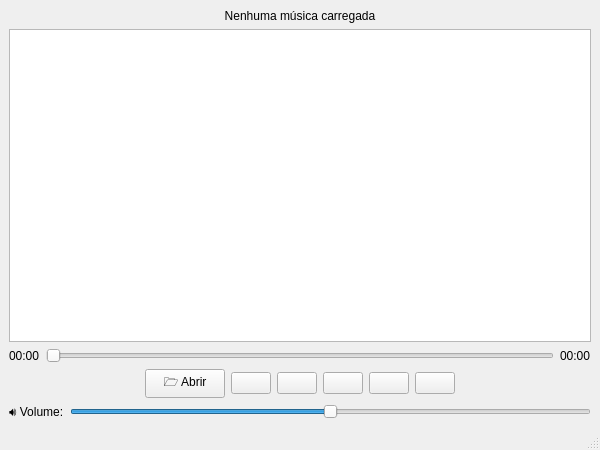
<?xml version="1.0" encoding="UTF-8"?>
<ui version="4.0">
 <class>MainWindow</class>
 <widget class="QMainWindow" name="MainWindow">
  <property name="geometry">
   <rect>
    <x>0</x>
    <y>0</y>
    <width>600</width>
    <height>450</height>
   </rect>
  </property>
  <property name="windowTitle">
   <string>🎵 Horizon Media Player</string>
  </property>
  <widget class="QWidget" name="centralwidget">
   <layout class="QVBoxLayout" name="layout_principal">
    <item>
     <widget class="QLabel" name="label_musica">
      <property name="text">
       <string>Nenhuma música carregada</string>
      </property>
      <property name="alignment">
       <set>Qt::AlignmentFlag::AlignCenter</set>
      </property>
     </widget>
    </item>
    <item>
     <widget class="QListWidget" name="lista_musicas"/>
    </item>
    <item>
     <layout class="QHBoxLayout" name="linha_progresso">
      <item>
       <widget class="QLabel" name="label_tempo_atual">
        <property name="text">
         <string>00:00</string>
        </property>
       </widget>
      </item>
      <item>
       <widget class="QSlider" name="slider_posicao">
        <property name="maximum">
         <number>0</number>
        </property>
        <property name="orientation">
         <enum>Qt::Orientation::Horizontal</enum>
        </property>
       </widget>
      </item>
      <item>
       <widget class="QLabel" name="label_tempo_total">
        <property name="text">
         <string>00:00</string>
        </property>
       </widget>
      </item>
     </layout>
    </item>
    <item>
     <layout class="QHBoxLayout" name="barra_botoes">
      <item>
       <spacer name="spacer_esquerda">
        <property name="orientation">
         <enum>Qt::Orientation::Horizontal</enum>
        </property>
        <property name="sizeHint" stdset="0">
         <size>
          <width>40</width>
          <height>20</height>
         </size>
        </property>
       </spacer>
      </item>
      <item>
       <widget class="QPushButton" name="btn_abrir">
        <property name="toolTip">
         <string>Abrir músicas</string>
        </property>
        <property name="text">
         <string>🗁 Abrir</string>
        </property>
       </widget>
      </item>
      <item>
       <widget class="QPushButton" name="btn_retroceder">
        <property name="toolTip">
         <string>Retroceder 10s</string>
        </property>
        <property name="text">
         <string/>
        </property>
       </widget>
      </item>
      <item>
       <widget class="QPushButton" name="btn_play">
        <property name="toolTip">
         <string>Play</string>
        </property>
        <property name="text">
         <string/>
        </property>
       </widget>
      </item>
      <item>
       <widget class="QPushButton" name="btn_pause">
        <property name="toolTip">
         <string>Pause</string>
        </property>
        <property name="text">
         <string/>
        </property>
       </widget>
      </item>
      <item>
       <widget class="QPushButton" name="btn_parar">
        <property name="toolTip">
         <string>Parar</string>
        </property>
        <property name="text">
         <string/>
        </property>
       </widget>
      </item>
      <item>
       <widget class="QPushButton" name="btn_avancar">
        <property name="toolTip">
         <string>Avançar 10s</string>
        </property>
        <property name="text">
         <string/>
        </property>
       </widget>
      </item>
      <item>
       <spacer name="spacer_direita">
        <property name="orientation">
         <enum>Qt::Orientation::Horizontal</enum>
        </property>
        <property name="sizeHint" stdset="0">
         <size>
          <width>40</width>
          <height>20</height>
         </size>
        </property>
       </spacer>
      </item>
     </layout>
    </item>
    <item>
     <layout class="QHBoxLayout" name="linha_volume">
      <property name="spacing">
       <number>6</number>
      </property>
      <item>
       <widget class="QLabel" name="label_volume">
        <property name="text">
         <string>🔊 Volume:</string>
        </property>
       </widget>
      </item>
      <item>
       <widget class="QSlider" name="slider_volume">
        <property name="maximum">
         <number>100</number>
        </property>
        <property name="value">
         <number>50</number>
        </property>
        <property name="orientation">
         <enum>Qt::Orientation::Horizontal</enum>
        </property>
       </widget>
      </item>
     </layout>
    </item>
   </layout>
  </widget>
  <widget class="QStatusBar" name="statusbar"/>
 </widget>
 <resources/>
 <connections/>
</ui>
